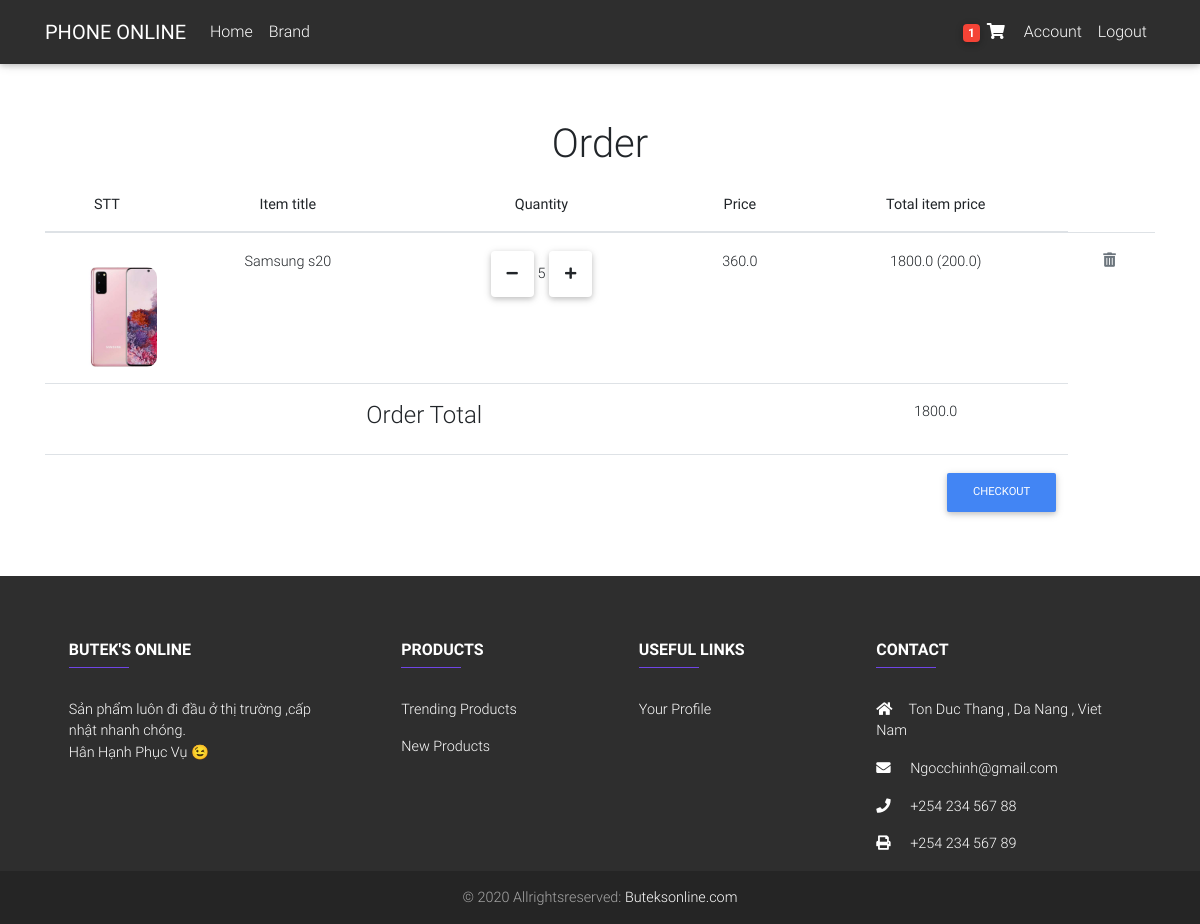
The page /OrderSummaryView/ (signed in) on the database its author committed.
### catalog/models.py (models this page shows, shortened)
class Order(models.Model):
    user = models.ForeignKey(User,  on_delete=models.CASCADE)
    ordered=models.BooleanField(default=False)
    start_date=models.DateTimeField(auto_now_add=True)
    ordered_date=models.DateTimeField()
    items = models.ManyToManyField(OrderItem)
    def get_total(self):
        total = 0
        for order_item in self.items.all():
            total += order_item.get_item_final_price()
        return total

class OrderItem(models.Model):
    user = models.ForeignKey(User, on_delete=models.CASCADE)
    ordered = models.BooleanField(default=False)
    item = models.ForeignKey(Item, on_delete=models.CASCADE)
    quantity = models.IntegerField(default=1)
    def get_amount_saved(self):
        return self.get_item_price() - self.get_item_final_price()
    def get_item_price(self):
        return self.item.price * self.quantity
    def get_item_final_price(self):
        if self.item.discount_price:
            return (self.item.price - ((self.item.discount_price/100) * self.item.price )) * self.quantity
        else:
            return self.get_item_price()

class Item(models.Model):
    title=models.CharField(max_length=200)
    price=models.IntegerField()
    discount_price=models.IntegerField(blank=True, null=True)
    slug=models.SlugField()
    brand = models.ForeignKey(
        Brand, on_delete=models.SET_NULL, blank=True, null=True)
    label=models.CharField(choices=LABEL_CHOICES,max_length=2)
    description=models.TextField()
    status=models.CharField(choices=STATUS_CHOICES,max_length=20)
    image=models.ImageField(default='default.jpg',upload_to='static/images')
    def get_add_to_cart_url(self):
        return reverse('add_to_cart', kwargs={'slug': self.slug})
    def get_remove_single_from_cart_url(self):
        return reverse('remove_single_from_cart', kwargs={'slug': self.slug})
    def get_remove_from_cart_url(self):
        return reverse('remove_from_cart', kwargs={'slug': self.slug})
    def get_item_final_price(self):
        if self.discount_price:
            return (self.price - ((self.discount_price/100) * self.price ))
        else:
            return self.get_item_price()

### catalog/views.py (the view)
# urls.py: path('OrderSummaryView/',views.OrderSummaryView.as_view(),name='order_summary'),
class OrderSummaryView(LoginRequiredMixin,View):
    def get(self, *args, **kwargs):
        try:
            order = Order.objects.get(user=self.request.user, ordered=False)
            context={
                'order':order
            }
            return render(self.request,'order_summary.html',context)
        except ObjectDoesNotExist:
            return render(self.request,'order_summary.html')

### catalog/templatetags/cart_template_tags.py (called while the page is built)
@register.filter
def cart_item_count(user):
    if user.is_authenticated:
        order_qs = Order.objects.filter(user=user, ordered=False)
        if order_qs.exists():
            return order_qs[0].items.count()
    return 0

### templates/order_summary.html
{% extends 'base.html' %} {% block content %}
<main class="mt-5">
  <div class="container">
    <section class="text-center mb-4">
      <h1>Order</h1>
      <table class="table">
        <thead>
          <tr>
            <th scope="col">STT</th>
            <th scope="col">Item title</th>
            <th scope="col">Quantity</th>
            <th scope="col">Price</th>
            <th scope="col">Total item price</th>
          </tr>
        </thead>
        <tbody>
          {% for oder_item in order.items.all %}
          <tr>
            <td scope="row" style="height:100px;width:100px">
              <div class="cart mt-3" style="height:100px;width:100px">
                <img
                  style="height:100px;width:100px"
                  class="cart-img rounded ml-4 mb-3"
                  src="{{oder_item.item.image.url}}"
                  alt=""
                />
              </div>
            </td>
            <td>{{oder_item.item.title}}</td>
            <td>
            <a href="{{oder_item.item.get_remove_single_from_cart_url}}" id="minus" class="btn btn-outline px-3 rounded mr-0 ml-0"><i class="fas fa-minus" aria-hidden="true"></i></a>
            {{oder_item.quantity}}
            <a href="{{oder_item.item.get_add_to_cart_url}}" id="plus" class="btn btn-outline px-3 rounded ml-0 pl-0"><i class="fas fa-plus" aria-hidden="true"></i></a>
            </td>
            {% if oder_item.item.discount_price %}
            <td>{{oder_item.item.get_item_final_price}}</td>
            {% else %}
            <td>{{oder_item.item.price}}</td>
            {% endif %}
            <td>
              {{oder_item.get_item_final_price}}
              {% if oder_item.item.discount_price %} ({{oder_item.get_amount_saved}})
              {% endif %}
            </td>
            <td>
            <a class="text-muted" href="{{oder_item.item.get_remove_from_cart_url}}">
                  <span><i class="fas fa-trash-alt text-muted mr-1"></i></span>
                </a>
            </td>
          </tr>
          {% empty %}
          <tr>
          <td colspan="5">
            <a href="{% url 'home' %}" class="btn btn-primary btn-md waves-effect m-0 float-right"  >continue shopping</a>
          </td>
          </tr>
          {% endfor %}
          {% if order.get_total %}
          <tr>
          <td colspan="4">
            <h4>Order Total</h4>
          </td>
          <td colspan="1">
            {{order.get_total}}
          </td>
          </tr>
          {% endif %}
          <td colspan="5">
            <a href="{% url 'checkout' %}" class="btn btn-primary btn-md waves-effect m-0 float-right"  >Checkout</a>
          </td>
        </tbody>
      </table>
    </section>
  </div>
</main>
{% endblock content %}

### templates/base.html (shortened to what this page needs)
{% load static %}
{% load cart_template_tags %}
<!DOCTYPE html>
<html lang="en">
  <head>
    <link
      rel="stylesheet"
      href="https://use.fontawesome.com/releases/v5.11.2/css/all.css"
    />
    <link href="{% static 'css/bootstrap.min.css' %}" rel="stylesheet" />
    <link href="{% static 'css/mdb.min.css' %}" rel="stylesheet" />
    <link href="{% static 'css/style.min.css' %}" rel="stylesheet" />
    <link rel="stylesheet" href="{% static 'main.css' %}">
    <link rel="stylesheet" href="{% static 'style.css' %}">
  </head>
  <body>
<nav class="navbar fixed-top navbar-expand-lg navbar-dark elegant-color scrolling-navbar">
<div class="container">
  <a class="navbar-brand" href="{% url 'home' %}">
    <strong>PHONE ONLINE</strong>
  </a>
  <div class="collapse navbar-collapse" id="navbarSupportedContent">
    <ul class="navbar-nav mr-auto">
      <li class="nav-item ">
        <a class="nav-link" href="{% url 'home' %}">Home</a>
      </li>
      <li class="nav-item ">
        <a class="nav-link hover-brand">Brand</a>
      </li>
    </ul>
    <ul class="navbar-nav nav-flex-icons">
       <li class="nav-item">
        <a href="{% url 'order_summary' %}" class="nav-link waves-effect">
          <span class="badge red z-depth-1 rounded">{{request.user|cart_item_count}}</span>
          <i class="fas fa-shopping-cart"></i>
        </a>
      </li>
      {%  if request.user.is_authenticated %}
      <li class="nav-item">
        <a class="nav-link" href="{% url 'Myaccount:profile' %}">Account</a>
      </li>
        <li class="nav-item">
            <a class="nav-link" href="{% url 'account_logout' %}">Logout</a>
          </li>
      {% endif %}
    </ul>
  </div>
</div>
</nav>
<div class="mt-5 pt-4">
  </div>
{% block content %}
{% endblock content %}
<footer class="page-footer font-small elegant-color">
  <div class="container text-center text-md-left mt-5 pt-5" >
    <div class="row mt-3">
      <div class="col-md-3 col-lg-4 col-xl-3 mx-auto mb-4">
        <h6 class="text-uppercase font-weight-bold">Butek's Online</h6>
        <hr
          class="deep-purple accent-2 mb-4 mt-0 d-inline-block mx-auto"
          style="width: 60px;"
        />
        <p>
          Sản phẩm luôn đi đầu ở thị trường ,cấp nhật nhanh chóng.
          <br>
          Hân Hạnh Phục Vụ 😉
        </p>
      </div>
      <div class="col-md-2 col-lg-2 col-xl-2 mx-auto mb-4">
        <h6 class="text-uppercase font-weight-bold">Products</h6>
        <hr
          class="deep-purple accent-2 mb-4 mt-0 d-inline-block mx-auto"
          style="width: 60px;"
        />
        <p>
          <a href="#!">Trending Products</a>
        </p>
        <p>
          <a href="#!">New Products</a>
        </p>
      </div>
      <div class="col-md-3 col-lg-2 col-xl-2 mx-auto mb-4">
        <h6 class="text-uppercase font-weight-bold">Useful links</h6>
        <hr
          class="deep-purple accent-2 mb-4 mt-0 d-inline-block mx-auto"
          style="width: 60px;"
        />
        <p>
          <a href="#!">Your Profile</a>
        </p>
      </div>
      <div class="col-md-4 col-lg-3 col-xl-3 mx-auto mb-md-0 mb-4">
        <h6 class="text-uppercase font-weight-bold">Contact</h6>
        <hr
          class="deep-purple accent-2 mb-4 mt-0 d-inline-block mx-auto"
          style="width: 60px;"
        />
        <p><i class="fas fa-home mr-3"></i>Ton Duc Thang , Da Nang , Viet Nam</p>
        <p><i class="fas fa-envelope mr-3"></i> Ngocchinh@gmail.com</p>
        <p><i class="fas fa-phone mr-3"></i> +254 234 567 88</p>
        <p><i class="fas fa-print mr-3"></i> +254 234 567 89</p>
      </div>
    </div>
  </div>
  <div class="footer-copyright text-center py-3">
    © 2020 Allrightsreserved:
    <a href="https://mdbootstrap.com/"> Buteksonline.com</a>
  </div>
</footer>
  </body>
</html>

### static/main.css (style rules this page uses)
body a { text-decoration: none !important; }
.cart { width: 30%; height: 200px; background-repeat: no-repeat; background-position: centre center; background-size: cover; object-fit: contain; overflow: hidden; border-radius: 10px; transition: 0.5s; }
.cart-img { width: 130px; height: 150px; }

### static/css/style.css (style rules this page uses)
html, body, .view { height: 100%; }
.page-footer { background-color: #929FBA; }
html, body, header, .carousel { height: 60vh; }

### rows shown on the page
OrderItem: item.image (picture), item "Samsung s20", quantity "5", item.get_item_final_price "360.0", get_item_final_price "1800.0", get_amount_saved "200.0"
Order: get_total "1800.0"

### other values the page prints
{{ request.user|cart_item_count }} "1"
